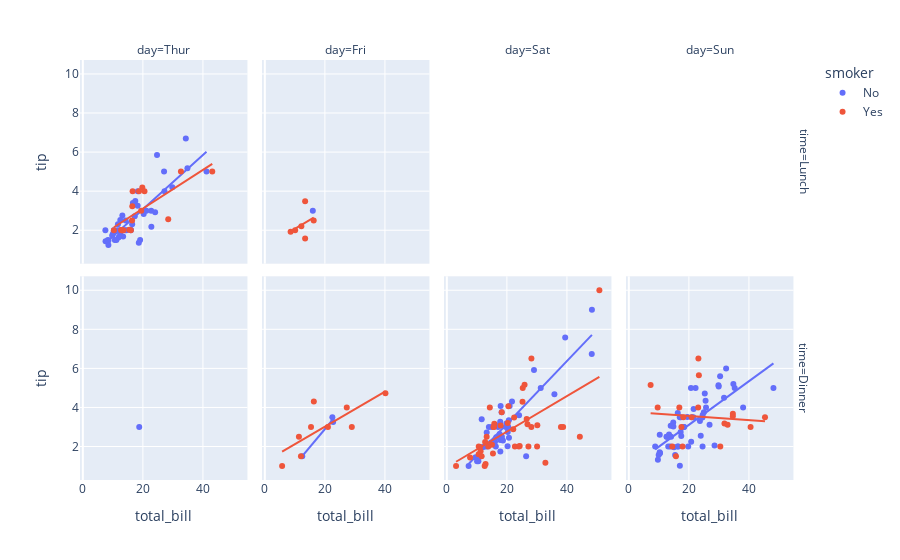

Source (notebook cell):
### Code cell
df = px.data.tips()
fig = px.scatter(df, x="total_bill", y="tip", facet_row="time", facet_col="day", color="smoker", trendline="ols",
          category_orders={"day": ["Thur", "Fri", "Sat", "Sun"], "time": ["Lunch", "Dinner"]})
fig.show()

### Figure 1 — Plotly figure (JSON) as saved in the notebook; plotly's stock layout.template omitted (floating-point values rounded to 4 significant figures)
{"data": [{"hovertemplate": "smoker=No<br>time=Lunch<br>day=Thur<br>total_bill=%{x}<br>tip=%{y}<extra></extra>", "legendgroup": "No", "marker": {"color": "#636efa", "symbol": "circle"}, "mode": "markers", "name": "No", "showlegend": true, "type": "scatter", "x": [27.2, 22.76, 17.29, 16.66, 10.07, 15.98, 34.83, 13.03, 18.28, 24.71, 21.16, 10.65, 12.43, 24.08, 11.69, 13.42, 14.26, 15.95, 12.48, 29.8, 8.52, 14.52, 11.38, 22.82, 19.08, 20.27, 11.17, 12.26, 18.26, 8.51, 10.33, 14.15, 13.16, 17.47, 34.3, 41.19, 27.05, 16.43, 8.35, 18.64, 11.87, 9.78, 7.51, 7.56], "xaxis": "x5", "y": [4, 3, 2.71, 3.4, 1.83, 2.03, 5.17, 2, 4, 5.85, 3, 1.5, 1.8, 2.92, 2.31, 1.68, 2.5, 2, 2.52, 4.2, 1.48, 2, 2, 2.18, 1.5, 2.83, 1.5, 2, 3.25, 1.25, 2, 2, 2.75, 3.5, 6.7, 5, 5, 2.3, 1.5, 1.36, 1.63, 1.73, 2, 1.44], "yaxis": "y5"}, {"hovertemplate": "<b>OLS trendline</b><br>tip = 0.139041 * total_bill + 0.292202<br>R<sup>2</sup>=0.700600<br><br>smoker=No<br>time=Lunch<br>day=Thur<br>total_bill=%{x}<br>tip=%{y} <b>(trend)</b><extra></extra>", "legendgroup": "No", "marker": {"color": "#636efa", "symbol": "circle"}, "mode": "lines", "name": "No", "showlegend": false, "type": "scatter", "x": [7.51, 7.56, 8.35, 8.51, 8.52, 9.78, 10.07, 10.33, 10.65, 11.17, 11.38, 11.69, 11.87, 12.26, 12.43, 12.48, 13.03, 13.16, 13.42, 14.15, 14.26, 14.52, 15.95, 15.98, 16.43, 16.66, 17.29, 17.47, 18.26, 18.28, 18.64, 19.08, 20.27, 21.16, 22.76, 22.82, 24.08, 24.71, 27.05, 27.2, 29.8, 34.3, 34.83, 41.19], "xaxis": "x5", "y": [1.336, 1.343, 1.453, 1.475, 1.477, 1.652, 1.692, 1.728, 1.773, 1.845, 1.874, 1.918, 1.943, 1.997, 2.02, 2.027, 2.104, 2.122, 2.158, 2.26, 2.275, 2.311, 2.51, 2.514, 2.577, 2.609, 2.696, 2.721, 2.831, 2.834, 2.884, 2.945, 3.111, 3.234, 3.457, 3.465, 3.64, 3.728, 4.053, 4.074, 4.436, 5.061, 5.135, 6.019], "yaxis": "y5"}, {"hovertemplate": "smoker=No<br>time=Lunch<br>day=Fri<br>total_bill=%{x}<br>tip=%{y}<extra></extra>", "legendgroup": "No", "marker": {"color": "#636efa", "symbol": "circle"}, "mode": "markers", "name": "No", "showlegend": false, "type": "scatter", "x": [15.98], "xaxis": "x6", "y": [3], "yaxis": "y6"}, {"hovertemplate": "smoker=No<br>time=Lunch<br>day=Fri<extra></extra>", "legendgroup": "No", "marker": {"color": "#636efa", "symbol": "circle"}, "mode": "lines", "name": "No", "showlegend": false, "type": "scatter", "xaxis": "x6", "yaxis": "y6"}, {"hovertemplate": "smoker=No<br>time=Dinner<br>day=Thur<br>total_bill=%{x}<br>tip=%{y}<extra></extra>", "legendgroup": "No", "marker": {"color": "#636efa", "symbol": "circle"}, "mode": "markers", "name": "No", "showlegend": false, "type": "scatter", "x": [18.78], "xaxis": "x", "y": [3], "yaxis": "y"}, {"hovertemplate": "smoker=No<br>time=Dinner<br>day=Thur<extra></extra>", "legendgroup": "No", "marker": {"color": "#636efa", "symbol": "circle"}, "mode": "lines", "name": "No", "showlegend": false, "type": "scatter", "xaxis": "x", "yaxis": "y"}, {"hovertemplate": "smoker=No<br>time=Dinner<br>day=Fri<br>total_bill=%{x}<br>tip=%{y}<extra></extra>", "legendgroup": "No", "marker": {"color": "#636efa", "symbol": "circle"}, "mode": "markers", "name": "No", "showlegend": false, "type": "scatter", "x": [22.49, 22.75, 12.46], "xaxis": "x2", "y": [3.5, 3.25, 1.5], "yaxis": "y2"}, {"hovertemplate": "<b>OLS trendline</b><br>tip = 0.183985 * total_bill + -0.788637<br>R<sup>2</sup>=0.981316<br><br>smoker=No<br>time=Dinner<br>day=Fri<br>total_bill=%{x}<br>tip=%{y} <b>(trend)</b><extra></extra>", "legendgroup": "No", "marker": {"color": "#636efa", "symbol": "circle"}, "mode": "lines", "name": "No", "showlegend": false, "type": "scatter", "x": [12.46, 22.49, 22.75], "xaxis": "x2", "y": [1.504, 3.349, 3.397], "yaxis": "y2"}, {"hovertemplate": "smoker=No<br>time=Dinner<br>day=Sat<br>total_bill=%{x}<br>tip=%{y}<extra></extra>", "legendgroup": "No", "marker": {"color": "#636efa", "symbol": "circle"}, "mode": "markers", "name": "No", "showlegend": false, "type": "scatter", "x": [20.65, 17.92, 20.29, 15.77, 39.42, 19.82, 17.81, 13.37, 12.69, 21.7, 19.65, 9.55, 18.35, 15.06, 20.69, 17.78, 24.06, 16.31, 16.93, 18.69, 31.27, 16.04, 26.41, 48.27, 17.59, 20.08, 16.45, 20.23, 12.02, 17.07, 14.73, 10.51, 20.92, 18.24, 14, 7.25, 48.33, 20.45, 13.28, 11.61, 10.77, 10.07, 35.83, 29.03, 17.82], "xaxis": "x3", "y": [3.35, 4.08, 2.75, 2.23, 7.58, 3.18, 2.34, 2, 2, 4.3, 3, 1.45, 2.5, 3, 2.45, 3.27, 3.6, 2, 3.07, 2.31, 5, 2.24, 1.5, 6.73, 2.64, 3.15, 2.47, 2.01, 1.97, 3, 2.2, 1.25, 4.08, 3.76, 3, 1, 9, 3, 2.72, 3.39, 1.47, 1.25, 4.67, 5.92, 1.75], "yaxis": "y3"}, {"hovertemplate": "<b>OLS trendline</b><br>tip = 0.16093 * total_bill + -0.0612781<br>R<sup>2</sup>=0.767496<br><br>smoker=No<br>time=Dinner<br>day=Sat<br>total_bill=%{x}<br>tip=%{y} <b>(trend)</b><extra></extra>", "legendgroup": "No", "marker": {"color": "#636efa", "symbol": "circle"}, "mode": "lines", "name": "No", "showlegend": false, "type": "scatter", "x": [7.25, 9.55, 10.07, 10.51, 10.77, 11.61, 12.02, 12.69, 13.28, 13.37, 14, 14.73, 15.06, 15.77, 16.04, 16.31, 16.45, 16.93, 17.07, 17.59, 17.78, 17.81, 17.82, 17.92, 18.24, 18.35, 18.69, 19.65, 19.82, 20.08, 20.23, 20.29, 20.45, 20.65, 20.69, 20.92, 21.7, 24.06, 26.41, 29.03, 31.27, 35.83, 39.42, 48.27, 48.33], "xaxis": "x3", "y": [1.105, 1.476, 1.559, 1.63, 1.672, 1.807, 1.873, 1.981, 2.076, 2.09, 2.192, 2.309, 2.362, 2.477, 2.52, 2.563, 2.586, 2.663, 2.686, 2.769, 2.8, 2.805, 2.806, 2.823, 2.874, 2.892, 2.947, 3.101, 3.128, 3.17, 3.194, 3.204, 3.23, 3.262, 3.268, 3.305, 3.431, 3.811, 4.189, 4.611, 4.971, 5.705, 6.283, 7.707, 7.716], "yaxis": "y3"}, {"hovertemplate": "smoker=No<br>time=Dinner<br>day=Sun<br>total_bill=%{x}<br>tip=%{y}<extra></extra>", "legendgroup": "No", "marker": {"color": "#636efa", "symbol": "circle"}, "mode": "markers", "name": "No", "showlegend": false, "type": "scatter", "x": [16.99, 10.34, 21.01, 23.68, 24.59, 25.29, 8.77, 26.88, 15.04, 14.78, 10.27, 35.26, 15.42, 18.43, 14.83, 21.58, 10.33, 16.29, 16.97, 17.46, 13.94, 9.68, 30.4, 18.29, 22.23, 32.4, 28.55, 18.04, 12.54, 10.29, 34.81, 9.94, 25.56, 19.49, 38.07, 23.95, 25.71, 17.31, 29.93, 14.07, 13.13, 17.26, 24.55, 19.77, 29.85, 48.17, 25, 13.39, 16.49, 21.5, 12.66, 16.21, 13.81, 24.52, 20.76, 31.71, 20.69], "xaxis": "x4", "y": [1.01, 1.66, 3.5, 3.31, 3.61, 4.71, 2, 3.12, 1.96, 3.23, 1.71, 5, 1.57, 3, 3.02, 3.92, 1.67, 3.71, 3.5, 2.54, 3.06, 1.32, 5.6, 3, 5, 6, 2.05, 3, 2.5, 2.6, 5.2, 1.56, 4.34, 3.51, 4, 2.55, 4, 3.5, 5.07, 2.5, 2, 2.74, 2, 2, 5.14, 5, 3.75, 2.61, 2, 3.5, 2.5, 2, 2, 3.48, 2.24, 4.5, 5], "yaxis": "y4"}, {"hovertemplate": "<b>OLS trendline</b><br>tip = 0.111709 * total_bill + 0.877124<br>R<sup>2</sup>=0.549863<br><br>smoker=No<br>time=Dinner<br>day=Sun<br>total_bill=%{x}<br>tip=%{y} <b>(trend)</b><extra></extra>", "legendgroup": "No", "marker": {"color": "#636efa", "symbol": "circle"}, "mode": "lines", "name": "No", "showlegend": false, "type": "scatter", "x": [8.77, 9.68, 9.94, 10.27, 10.29, 10.33, 10.34, 12.54, 12.66, 13.13, 13.39, 13.81, 13.94, 14.07, 14.78, 14.83, 15.04, 15.42, 16.21, 16.29, 16.49, 16.97, 16.99, 17.26, 17.31, 17.46, 18.04, 18.29, 18.43, 19.49, 19.77, 20.69, 20.76, 21.01, 21.5, 21.58, 22.23, 23.68, 23.95, 24.52, 24.55, 24.59, 25, 25.29, 25.56, 25.71, 26.88, 28.55, 29.85, 29.93, 30.4, 31.71, 32.4, 34.81, 35.26, 38.07, 48.17], "xaxis": "x4", "y": [1.857, 1.958, 1.988, 2.024, 2.027, 2.031, 2.032, 2.278, 2.291, 2.344, 2.373, 2.42, 2.434, 2.449, 2.528, 2.534, 2.557, 2.6, 2.688, 2.697, 2.719, 2.773, 2.775, 2.805, 2.811, 2.828, 2.892, 2.92, 2.936, 3.054, 3.086, 3.188, 3.196, 3.224, 3.279, 3.288, 3.36, 3.522, 3.553, 3.616, 3.62, 3.624, 3.67, 3.702, 3.732, 3.749, 3.88, 4.066, 4.212, 4.221, 4.273, 4.419, 4.496, 4.766, 4.816, 5.13, 6.258], "yaxis": "y4"}, {"hovertemplate": "smoker=Yes<br>time=Lunch<br>day=Thur<br>total_bill=%{x}<br>tip=%{y}<extra></extra>", "legendgroup": "Yes", "marker": {"color": "#EF553B", "symbol": "circle"}, "mode": "markers", "name": "Yes", "showlegend": true, "type": "scatter", "x": [19.44, 32.68, 16, 19.81, 28.44, 15.48, 16.58, 10.34, 43.11, 13, 13.51, 18.71, 12.74, 13, 16.4, 20.53, 16.47], "xaxis": "x5", "y": [3, 5, 2, 4.19, 2.56, 2.02, 4, 2, 5, 2, 2, 4, 2.01, 2, 2.5, 4, 3.23], "yaxis": "y5"}, {"hovertemplate": "<b>OLS trendline</b><br>tip = 0.0990461 * total_bill + 1.12925<br>R<sup>2</sup>=0.552344<br><br>smoker=Yes<br>time=Lunch<br>day=Thur<br>total_bill=%{x}<br>tip=%{y} <b>(trend)</b><extra></extra>", "legendgroup": "Yes", "marker": {"color": "#EF553B", "symbol": "circle"}, "mode": "lines", "name": "Yes", "showlegend": false, "type": "scatter", "x": [10.34, 12.74, 13, 13, 13.51, 15.48, 16, 16.4, 16.47, 16.58, 18.71, 19.44, 19.81, 20.53, 28.44, 32.68, 43.11], "xaxis": "x5", "y": [2.153, 2.391, 2.417, 2.417, 2.467, 2.662, 2.714, 2.754, 2.761, 2.771, 2.982, 3.055, 3.091, 3.163, 3.946, 4.366, 5.399], "yaxis": "y5"}, {"hovertemplate": "smoker=Yes<br>time=Lunch<br>day=Fri<br>total_bill=%{x}<br>tip=%{y}<extra></extra>", "legendgroup": "Yes", "marker": {"color": "#EF553B", "symbol": "circle"}, "mode": "markers", "name": "Yes", "showlegend": false, "type": "scatter", "x": [12.16, 13.42, 8.58, 13.42, 16.27, 10.09], "xaxis": "x6", "y": [2.2, 3.48, 1.92, 1.58, 2.5, 2], "yaxis": "y6"}, {"hovertemplate": "<b>OLS trendline</b><br>tip = 0.091941 * total_bill + 1.14698<br>R<sup>2</sup>=0.142666<br><br>smoker=Yes<br>time=Lunch<br>day=Fri<br>total_bill=%{x}<br>tip=%{y} <b>(trend)</b><extra></extra>", "legendgroup": "Yes", "marker": {"color": "#EF553B", "symbol": "circle"}, "mode": "lines", "name": "Yes", "showlegend": false, "type": "scatter", "x": [8.58, 10.09, 12.16, 13.42, 13.42, 16.27], "xaxis": "x6", "y": [1.936, 2.075, 2.265, 2.381, 2.381, 2.643], "yaxis": "y6"}, {"hovertemplate": "smoker=Yes<br>time=Dinner<br>day=Fri<br>total_bill=%{x}<br>tip=%{y}<extra></extra>", "legendgroup": "Yes", "marker": {"color": "#EF553B", "symbol": "circle"}, "mode": "markers", "name": "Yes", "showlegend": false, "type": "scatter", "x": [28.97, 5.75, 16.32, 40.17, 27.28, 12.03, 21.01, 11.35, 15.38], "xaxis": "x2", "y": [3, 1, 4.3, 4.73, 4, 1.5, 3, 2.5, 3], "yaxis": "y2"}, {"hovertemplate": "<b>OLS trendline</b><br>tip = 0.089588 * total_bill + 1.22889<br>R<sup>2</sup>=0.604292<br><br>smoker=Yes<br>time=Dinner<br>day=Fri<br>total_bill=%{x}<br>tip=%{y} <b>(trend)</b><extra></extra>", "legendgroup": "Yes", "marker": {"color": "#EF553B", "symbol": "circle"}, "mode": "lines", "name": "Yes", "showlegend": false, "type": "scatter", "x": [5.75, 11.35, 12.03, 15.38, 16.32, 21.01, 27.28, 28.97, 40.17], "xaxis": "x2", "y": [1.744, 2.246, 2.307, 2.607, 2.691, 3.111, 3.673, 3.824, 4.828], "yaxis": "y2"}, {"hovertemplate": "smoker=Yes<br>time=Dinner<br>day=Sat<br>total_bill=%{x}<br>tip=%{y}<extra></extra>", "legendgroup": "Yes", "marker": {"color": "#EF553B", "symbol": "circle"}, "mode": "markers", "name": "Yes", "showlegend": false, "type": "scatter", "x": [38.01, 11.24, 20.29, 13.81, 11.02, 18.29, 3.07, 15.01, 26.86, 25.28, 17.92, 44.3, 22.42, 15.36, 20.49, 25.21, 14.31, 10.59, 10.63, 50.81, 15.81, 26.59, 38.73, 24.27, 12.76, 30.06, 25.89, 13.27, 28.17, 12.9, 28.15, 11.59, 7.74, 30.14, 22.12, 24.01, 15.69, 15.53, 12.6, 32.83, 27.18, 22.67], "xaxis": "x3", "y": [3, 1.76, 3.21, 2, 1.98, 3.76, 1, 2.09, 3.14, 5, 3.08, 2.5, 3.48, 1.64, 4.06, 4.29, 4, 1.61, 2, 10, 3.16, 3.41, 3, 2.03, 2.23, 2, 5.16, 2.5, 6.5, 1.1, 3, 1.5, 1.44, 3.09, 2.88, 2, 3, 3, 1, 1.17, 2, 2], "yaxis": "y3"}, {"hovertemplate": "<b>OLS trendline</b><br>tip = 0.0908935 * total_bill + 0.941566<br>R<sup>2</sup>=0.315040<br><br>smoker=Yes<br>time=Dinner<br>day=Sat<br>total_bill=%{x}<br>tip=%{y} <b>(trend)</b><extra></extra>", "legendgroup": "Yes", "marker": {"color": "#EF553B", "symbol": "circle"}, "mode": "lines", "name": "Yes", "showlegend": false, "type": "scatter", "x": [3.07, 7.74, 10.59, 10.63, 11.02, 11.24, 11.59, 12.6, 12.76, 12.9, 13.27, 13.81, 14.31, 15.01, 15.36, 15.53, 15.69, 15.81, 17.92, 18.29, 20.29, 20.49, 22.12, 22.42, 22.67, 24.01, 24.27, 25.21, 25.28, 25.89, 26.59, 26.86, 27.18, 28.15, 28.17, 30.06, 30.14, 32.83, 38.01, 38.73, 44.3, 50.81], "xaxis": "x3", "y": [1.221, 1.645, 1.904, 1.908, 1.943, 1.963, 1.995, 2.087, 2.101, 2.114, 2.148, 2.197, 2.242, 2.306, 2.338, 2.353, 2.368, 2.379, 2.57, 2.604, 2.786, 2.804, 2.952, 2.979, 3.002, 3.124, 3.148, 3.233, 3.239, 3.295, 3.358, 3.383, 3.412, 3.5, 3.502, 3.674, 3.681, 3.926, 4.396, 4.462, 4.968, 5.56], "yaxis": "y3"}, {"hovertemplate": "smoker=Yes<br>time=Dinner<br>day=Sun<br>total_bill=%{x}<br>tip=%{y}<extra></extra>", "legendgroup": "Yes", "marker": {"color": "#EF553B", "symbol": "circle"}, "mode": "markers", "name": "Yes", "showlegend": false, "type": "scatter", "x": [17.51, 7.25, 31.85, 16.82, 32.9, 17.89, 14.48, 9.6, 34.63, 34.65, 23.33, 45.35, 23.17, 40.55, 20.9, 30.46, 18.15, 23.1, 15.69], "xaxis": "x4", "y": [3, 5.15, 3.18, 4, 3.11, 2, 2, 4, 3.55, 3.68, 5.65, 3.5, 6.5, 3, 3.5, 2, 3.5, 4, 1.5], "yaxis": "y4"}, {"hovertemplate": "<b>OLS trendline</b><br>tip = -0.0107171 * total_bill + 3.77534<br>R<sup>2</sup>=0.007875<br><br>smoker=Yes<br>time=Dinner<br>day=Sun<br>total_bill=%{x}<br>tip=%{y} <b>(trend)</b><extra></extra>", "legendgroup": "Yes", "marker": {"color": "#EF553B", "symbol": "circle"}, "mode": "lines", "name": "Yes", "showlegend": false, "type": "scatter", "x": [7.25, 9.6, 14.48, 15.69, 16.82, 17.51, 17.89, 18.15, 20.9, 23.1, 23.17, 23.33, 30.46, 31.85, 32.9, 34.63, 34.65, 40.55, 45.35], "xaxis": "x4", "y": [3.698, 3.672, 3.62, 3.607, 3.595, 3.588, 3.584, 3.581, 3.551, 3.528, 3.527, 3.525, 3.449, 3.434, 3.423, 3.404, 3.404, 3.341, 3.289], "yaxis": "y4"}], "layout": {"annotations": [{"font": {}, "showarrow": false, "text": "day=Thur", "x": 0.115, "xanchor": "center", "xref": "paper", "y": 1, "yanchor": "bottom", "yref": "paper"}, {"font": {}, "showarrow": false, "text": "day=Fri", "x": 0.365, "xanchor": "center", "xref": "paper", "y": 1, "yanchor": "bottom", "yref": "paper"}, {"font": {}, "showarrow": false, "text": "day=Sat", "x": 0.615, "xanchor": "center", "xref": "paper", "y": 1, "yanchor": "bottom", "yref": "paper"}, {"font": {}, "showarrow": false, "text": "day=Sun", "x": 0.865, "xanchor": "center", "xref": "paper", "y": 1, "yanchor": "bottom", "yref": "paper"}, {"font": {}, "showarrow": false, "text": "time=Dinner", "textangle": 90, "x": 0.98, "xanchor": "left", "xref": "paper", "y": 0.2425, "yanchor": "middle", "yref": "paper"}, {"font": {}, "showarrow": false, "text": "time=Lunch", "textangle": 90, "x": 0.98, "xanchor": "left", "xref": "paper", "y": 0.7575, "yanchor": "middle", "yref": "paper"}], "legend": {"title": {"text": "smoker"}, "tracegroupgap": 0}, "margin": {"t": 60}, "xaxis": {"anchor": "y", "domain": [0, 0.23], "title": {"text": "total_bill"}}, "xaxis2": {"anchor": "y2", "domain": [0.25, 0.48], "matches": "x", "title": {"text": "total_bill"}}, "xaxis3": {"anchor": "y3", "domain": [0.5, 0.73], "matches": "x", "title": {"text": "total_bill"}}, "xaxis4": {"anchor": "y4", "domain": [0.75, 0.98], "matches": "x", "title": {"text": "total_bill"}}, "xaxis5": {"anchor": "y5", "domain": [0, 0.23], "matches": "x", "showticklabels": false}, "xaxis6": {"anchor": "y6", "domain": [0.25, 0.48], "matches": "x", "showticklabels": false}, "xaxis7": {"anchor": "y7", "domain": [0.5, 0.73], "matches": "x", "showticklabels": false}, "xaxis8": {"anchor": "y8", "domain": [0.75, 0.98], "matches": "x", "showticklabels": false}, "yaxis": {"anchor": "x", "domain": [0, 0.485], "title": {"text": "tip"}}, "yaxis2": {"anchor": "x2", "domain": [0, 0.485], "matches": "y", "showticklabels": false}, "yaxis3": {"anchor": "x3", "domain": [0, 0.485], "matches": "y", "showticklabels": false}, "yaxis4": {"anchor": "x4", "domain": [0, 0.485], "matches": "y", "showticklabels": false}, "yaxis5": {"anchor": "x5", "domain": [0.515, 1], "matches": "y", "title": {"text": "tip"}}, "yaxis6": {"anchor": "x6", "domain": [0.515, 1], "matches": "y", "showticklabels": false}, "yaxis7": {"anchor": "x7", "domain": [0.515, 1], "matches": "y", "showticklabels": false}, "yaxis8": {"anchor": "x8", "domain": [0.515, 1], "matches": "y", "showticklabels": false}}}
